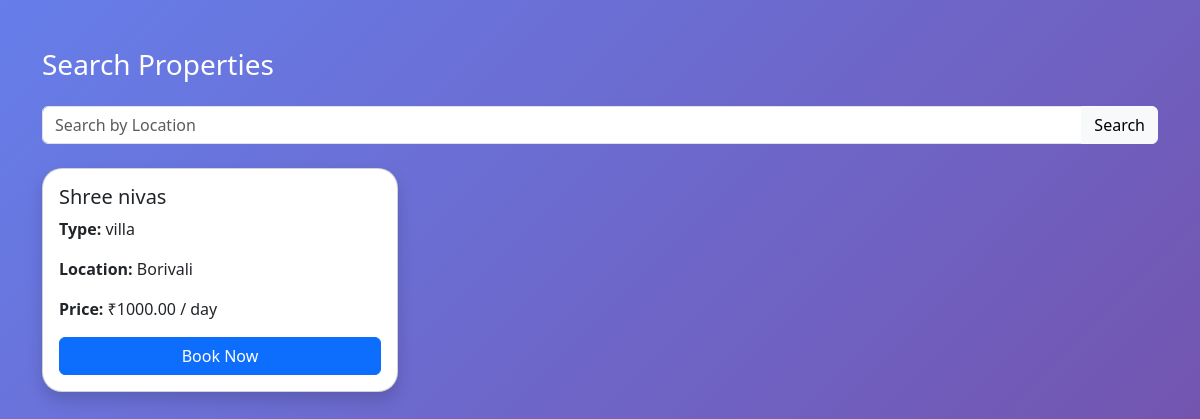
Screenshot of /buyer/search_property.php (signed in) with the database file from the repository.
### tables this page shows
CREATE TABLE `properties` (
  `id` int(11) NOT NULL,
  `seller_id` int(11) NOT NULL,
  `title` varchar(255) NOT NULL,
  `property_type` varchar(100) DEFAULT NULL,
  `price` decimal(10,2) NOT NULL,
  `location` varchar(255) DEFAULT NULL,
  `description` text DEFAULT NULL,
  `status` enum('available','booked','inactive') DEFAULT 'available',
  `created_at` timestamp NOT NULL DEFAULT current_timestamp()
);

### buyer/search_property.php (the view, shortened to what this page needs)
<?php
include "../include/db.php";
if(isset($_GET['search'])){
    $search = $_GET['search'];
    $stmt = $conn->prepare("SELECT * FROM properties
                            WHERE location LIKE CONCAT('%', ?, '%')
                            AND status='available'");
    $stmt->bind_param("s", $search);
} else {
    $stmt = $conn->prepare("SELECT * FROM properties WHERE status='available'");
}
$stmt->execute();
$result = $stmt->get_result();
?>
<!DOCTYPE html>
<html>
<head>
<link href="https://cdn.jsdelivr.net/npm/bootstrap@5.3.2/dist/css/bootstrap.min.css" rel="stylesheet">
</head>
<body>
<div class="container py-5">
<h3 class="text-white mb-4">Search Properties</h3>
<form method="GET" class="mb-4">
    <div class="input-group">
        <input type="text" name="search" class="form-control"
               placeholder="Search by Location">
        <button class="btn btn-light">Search</button>
    </div>
</form>
<div class="row">
<?php while($row=$result->fetch_assoc()){ ?>
    <div class="col-md-4 mb-4">
        <div class="card shadow p-3">
            <h5><?= $row['title'] ?></h5>
            <p><b>Type:</b> <?= $row['property_type'] ?></p>
            <p><b>Location:</b> <?= $row['location'] ?></p>
            <p><b>Price:</b> ₹<?= $row['price'] ?> / day</p>
            <a href="book_property.php?id=<?= $row['id'] ?>"
               class="btn btn-primary w-100">
               Book Now
            </a>
        </div>
    </div>
<?php } ?>
</div>
</div>
</body>
</html>

### buyer/search_property.php (style rules this page uses)
body { background: linear-gradient(135deg,#667eea,#764ba2); min-height:100vh; }
.card { border-radius:20px; }

### rows the page displays
properties: title "Shree nivas", property_type "villa", location "Borivali", price "1000.00"
